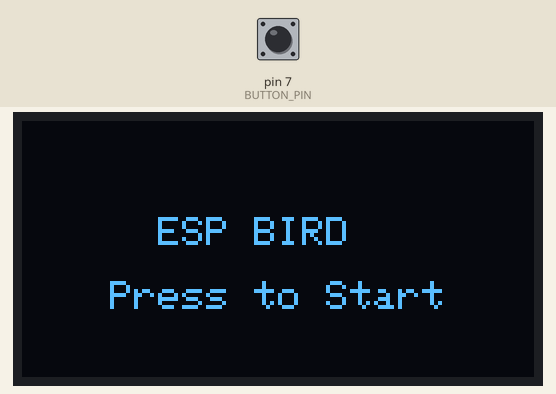
Bench run of a sketch on a simulated Arduino Uno, built for the host (arithmetic inside an expression is 32-bit, double 64-bit). Parts: 128×64 one-colour display. Inputs (shaded band) come from the test bench; at power-on: pin 7 (BUTTON_PIN) LOW. Random numbers use the default seed unless the sketch sets one.

Above: at 1.2 s.
1.3 s: pin 7 (BUTTON_PIN) pulled HIGH for 0.15 s
At 4.1 s:
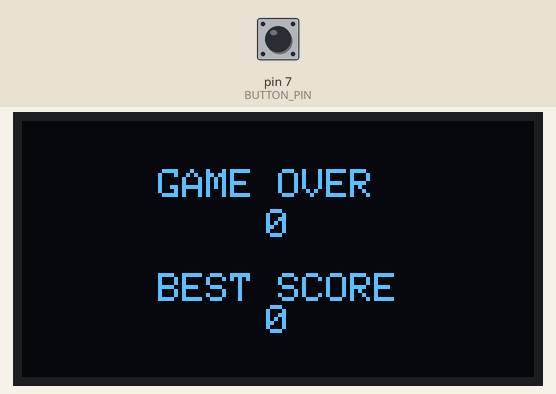
4.5 s: pin 7 (BUTTON_PIN) pulled HIGH for 1 s
At 4.61 s:
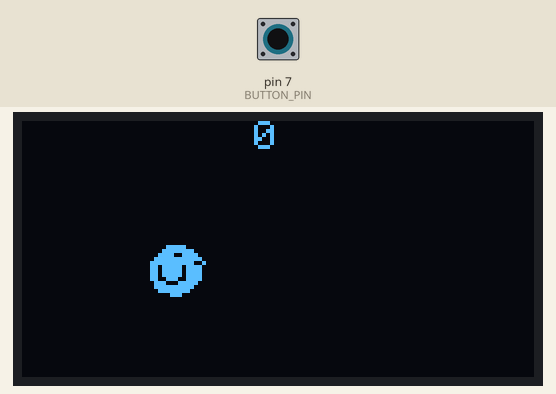
7.0 s: pin 7 (BUTTON_PIN) pulled HIGH for 0.15 s
At 7.18 s:
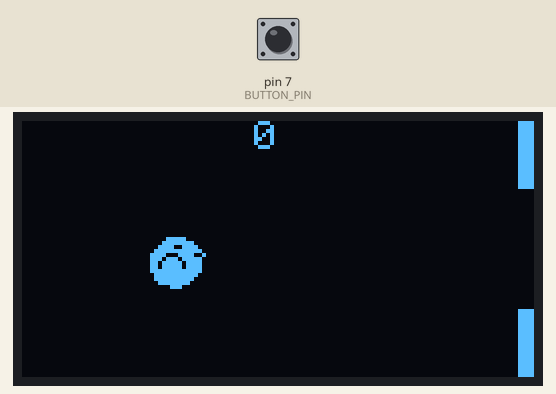
9.6 s: pin 7 (BUTTON_PIN) pulled HIGH for 1 s
At 9.78 s:
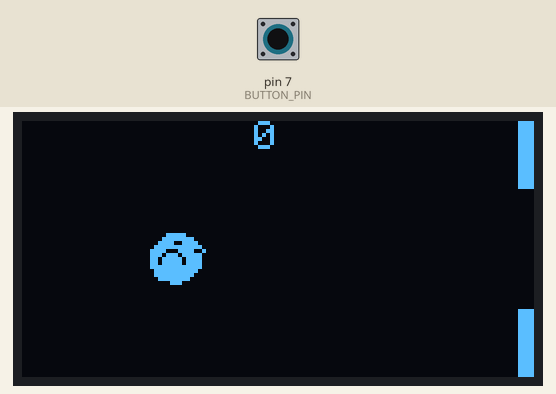

Measured:
- after the input at 1.3 s, the display: first changes after 0.07 s (image 1 shows a later state)
- after the input at 4.5 s, the display: first changes at once (image 2 shows a later state)
- after the input at 7.0 s, the display: first changes at once (image 3 shows a later state)
- after the input at 9.6 s, the display: first changes at once (image 4 shows a later state)

The sketch:

Flappybird.ino
```cpp
#include <Wire.h>
#include <Adafruit_GFX.h>
#include <Adafruit_SSD1306.h>

// Bird sprite dimensions
#define BIRD_SIZE 16

// GPIO pins
#define I2C_SDA 2
#define I2C_SCL 3
#define BUTTON_PIN 7

// OLED display settings
#define OLED_WIDTH 128 // OLED width,  in pixels
#define OLED_HEIGHT 64 // OLED height, in pixels
Adafruit_SSD1306 oled(OLED_WIDTH, OLED_HEIGHT, &Wire1, -1);

// Bitmaps for bird animation
static const unsigned char PROGMEM bird_frame1[] = {
  B00000000, B00000000,
  B00000000, B00000000,
  B00001111, B10000000,
  B00011111, B11100000,
  B00111100, B11110000,
  B01111111, B11111000,
  B11111111, B11100100,
  B11011111, B01111000,
  B11011111, B01111000,
  B11011111, B01111000,
  B11001110, B01111000,
  B01110001, B11110000,
  B01111111, B11100000,
  B00111111, B11000000,
  B00000111, B00000000,
  B00000000, B00000000
};

static const unsigned char PROGMEM bird_frame2[] = {
  B00000000, B00000000,
  B00000000, B00000000,
  B00001111, B10000000,
  B00011111, B11100000,
  B00111100, B11110000,
  B01111111, B11111000,
  B11110001, B11100100,
  B11101110, B11111000,
  B11011111, B01111000,
  B11011111, B01111000,
  B11111111, B11111000,
  B01111111, B11110000,
  B01111111, B11100000,
  B00111111, B11000000,
  B00000111, B00000000,
  B00000000, B00000000
};


// Game settings
#define FRAME_DELAY 50

// Game states
#define STATE_START 0
#define STATE_PLAYING 1
#define STATE_GAMEOVER 2

int current_state = STATE_START;
int birdX = OLED_WIDTH / 4;
int birdY, gravity;
int score, bestScore;

int wallX[2];
int gapY[2];
#define GAP_SIZE 30
#define WALL_THICKNESS 10

void setup() {
  Serial.begin(115200);
  Wire1.setSDA(I2C_SDA);
  Wire1.setSCL(I2C_SCL);
  Wire1.begin();
  Wire1.setClock(400000);

  if (!oled.begin(SSD1306_SWITCHCAPVCC, 0x3C)) {
    Serial.println(F("OLED Initialization Failed"));
    for (;;);
  }

  oled.clearDisplay();
  oled.setTextColor(WHITE);

  pinMode(BUTTON_PIN, INPUT_PULLDOWN);

  randomSeed(analogRead(10));
}

void loop() {
  if (current_state == STATE_PLAYING) {
    updateGame();
  } else if (current_state == STATE_GAMEOVER) {
    showGameOver();
  } else {
    showStartScreen();
  }
  delay(FRAME_DELAY);
}

void updateGame() {
  oled.clearDisplay();

  // Flap mechanism
  if (digitalRead(BUTTON_PIN) == HIGH) gravity = -4;

  gravity++;
  birdY += gravity;

  birdY = constrain(birdY, 0, OLED_HEIGHT - BIRD_SIZE);
  if (birdY == OLED_HEIGHT - BIRD_SIZE) gravity = -2;

  // Bird animation
  const unsigned char *sprite = (gravity < 0 && random(2)) ? bird_frame1 : bird_frame2;
  oled.drawBitmap(birdX, birdY, sprite, BIRD_SIZE, BIRD_SIZE, WHITE);

  // Walls logic
  for (int i = 0; i < 2; i++) {
    oled.fillRect(wallX[i], 0, WALL_THICKNESS, gapY[i], WHITE);
    oled.fillRect(wallX[i], gapY[i] + GAP_SIZE, WALL_THICKNESS, OLED_HEIGHT - gapY[i] + GAP_SIZE, WHITE);

    wallX[i] -= 4;

    if (wallX[i] < -WALL_THICKNESS) {
      wallX[i] = OLED_WIDTH;
      gapY[i] = random(10, OLED_HEIGHT - GAP_SIZE - 10);
    }

    if (wallX[i] == birdX) {
      score++;
      bestScore = max(bestScore, score);
    }

    if ((birdX + BIRD_SIZE > wallX[i] && birdX < wallX[i] + WALL_THICKNESS)
        && (birdY < gapY[i] || birdY + BIRD_SIZE > gapY[i] + GAP_SIZE)) {
      current_state = STATE_GAMEOVER;
    }
  }

  oled.setCursor(OLED_WIDTH / 2 - 6, 0);
  oled.print(score);
  oled.display();
}

void showGameOver() {
  wipeScreen();
  oled.setCursor(OLED_WIDTH / 2 - 30, OLED_HEIGHT / 2 - 20);
  oled.print(F("GAME OVER"));

  oled.setCursor(OLED_WIDTH / 2 - 3, OLED_HEIGHT / 2 - 10);
  oled.print(score);

  oled.setCursor(OLED_WIDTH / 2 - 30, OLED_HEIGHT - 26);
  oled.print(F("BEST SCORE"));

  oled.setCursor(OLED_WIDTH / 2 - 3, OLED_HEIGHT - 18);
  oled.print(bestScore);

  oled.display();

  while (digitalRead(BUTTON_PIN) == HIGH);

  birdY = OLED_HEIGHT / 2;
  gravity = -4;
  score = 0;
  wallX[0] = OLED_WIDTH;
  gapY[0] = OLED_HEIGHT / 2 - GAP_SIZE / 2;
  wallX[1] = OLED_WIDTH + OLED_WIDTH / 2;
  gapY[1] = random(10, OLED_HEIGHT - GAP_SIZE - 10);

  while (digitalRead(BUTTON_PIN) == LOW);

  wipeScreen();
  current_state = STATE_PLAYING;
}

void showStartScreen() {
  oled.clearDisplay();
  oled.setCursor(OLED_WIDTH / 2 - 30, OLED_HEIGHT / 2 - 8);
  oled.print(F("ESP BIRD"));
  oled.setCursor(OLED_WIDTH / 2 - 42, OLED_HEIGHT / 2 + 8);
  oled.print(F("Press to Start"));
  oled.display();

  if (digitalRead(BUTTON_PIN) == HIGH) {
    wipeScreen();
    birdY = OLED_HEIGHT / 2;
    gravity = -4;
    score = 0;
    wallX[0] = OLED_WIDTH;
    gapY[0] = OLED_HEIGHT / 2 - GAP_SIZE / 2;
    wallX[1] = OLED_WIDTH + OLED_WIDTH / 2;
    gapY[1] = random(10, OLED_HEIGHT - GAP_SIZE - 10);
    current_state = STATE_PLAYING;
  }
}

void wipeScreen() {
  oled.clearDisplay();
  oled.display();
}
```
